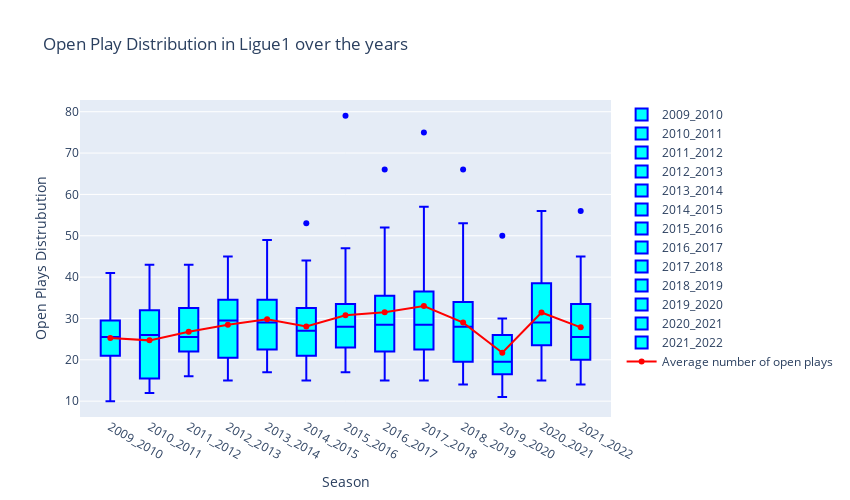

The notebook cell saved with this chart:
### Code cell
open_play_box_plot('Ligue1')

### Figure 1 — Plotly figure (JSON) as saved in the notebook; plotly's stock layout.template omitted (floating-point values rounded to 4 significant figures)
{"data": [{"fillcolor": "aqua", "line": {"color": "blue"}, "name": "2009_2010", "type": "box", "y": [41, 40, 34, 33, 31, 28, 27, 27, 27, 26, 25, 24, 24, 24, 22, 20, 16, 15, 12, 10]}, {"fillcolor": "aqua", "line": {"color": "blue"}, "name": "2010_2011", "type": "box", "y": [43, 37, 35, 35, 33, 31, 29, 29, 28, 28, 24, 23, 17, 16, 16, 15, 15, 15, 13, 12]}, {"fillcolor": "aqua", "line": {"color": "blue"}, "name": "2011_2012", "type": "box", "y": [43, 39, 37, 33, 33, 32, 32, 27, 27, 27, 24, 23, 23, 23, 22, 22, 18, 18, 17, 16]}, {"fillcolor": "aqua", "line": {"color": "blue"}, "name": "2012_2013", "type": "box", "y": [45, 41, 39, 38, 35, 34, 33, 32, 30, 30, 29, 29, 26, 23, 22, 19, 17, 16, 16, 15]}, {"fillcolor": "aqua", "line": {"color": "blue"}, "name": "2013_2014", "type": "box", "y": [49, 44, 42, 40, 35, 34, 34, 33, 31, 31, 27, 26, 25, 24, 23, 22, 20, 20, 19, 17]}, {"fillcolor": "aqua", "line": {"color": "blue"}, "name": "2014_2015", "type": "box", "y": [53, 44, 42, 36, 33, 32, 31, 30, 29, 29, 25, 23, 22, 22, 21, 21, 20, 18, 15, 15]}, {"fillcolor": "aqua", "line": {"color": "blue"}, "name": "2015_2016", "type": "box", "y": [79, 47, 43, 37, 35, 32, 30, 29, 28, 28, 28, 27, 25, 25, 24, 22, 21, 20, 18, 17]}, {"fillcolor": "aqua", "line": {"color": "blue"}, "name": "2016_2017", "type": "box", "y": [66, 52, 48, 45, 36, 35, 35, 32, 32, 29, 28, 27, 25, 25, 22, 22, 20, 19, 17, 15]}, {"fillcolor": "aqua", "line": {"color": "blue"}, "name": "2017_2018", "type": "box", "y": [75, 57, 57, 54, 37, 36, 32, 32, 31, 30, 27, 26, 25, 25, 23, 22, 21, 18, 17, 15]}, {"fillcolor": "aqua", "line": {"color": "blue"}, "name": "2018_2019", "type": "box", "y": [66, 53, 37, 36, 35, 33, 31, 30, 30, 29, 27, 27, 25, 22, 20, 19, 16, 16, 14, 14]}, {"fillcolor": "aqua", "line": {"color": "blue"}, "name": "2019_2020", "type": "box", "y": [50, 30, 28, 27, 27, 25, 22, 22, 22, 20, 19, 18, 18, 17, 17, 16, 16, 15, 14, 11]}, {"fillcolor": "aqua", "line": {"color": "blue"}, "name": "2020_2021", "type": "box", "y": [56, 47, 46, 41, 40, 37, 35, 35, 33, 30, 28, 27, 25, 25, 24, 23, 21, 21, 20, 15]}, {"fillcolor": "aqua", "line": {"color": "blue"}, "name": "2021_2022", "type": "box", "y": [56, 45, 38, 36, 34, 33, 31, 27, 27, 26, 25, 25, 24, 22, 21, 19, 19, 18, 17, 14]}, {"line": {"color": "red"}, "name": "Average number of open plays", "type": "scatter", "x": ["2009_2010", "2010_2011", "2011_2012", "2012_2013", "2013_2014", "2014_2015", "2015_2016", "2016_2017", "2017_2018", "2018_2019", "2019_2020", "2020_2021", "2021_2022"], "y": [25.3, 24.7, 26.8, 28.45, 29.8, 28.05, 30.75, 31.5, 33, 29, 21.7, 31.45, 27.85]}], "layout": {"height": 500, "title": {"text": "Open Play Distribution in Ligue1 over the years"}, "width": 850, "xaxis": {"autorange": true, "range": [-0.7757, 12.78], "title": {"text": "Season"}, "type": "category"}, "yaxis": {"autorange": true, "range": [6.167, 82.83], "title": {"text": "Open Plays Distrubution"}, "type": "linear"}}}
